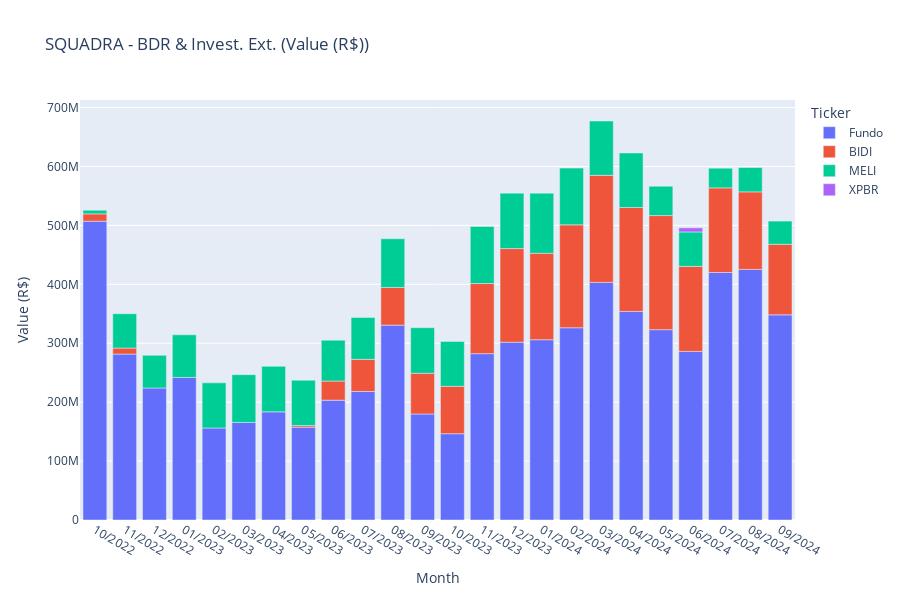
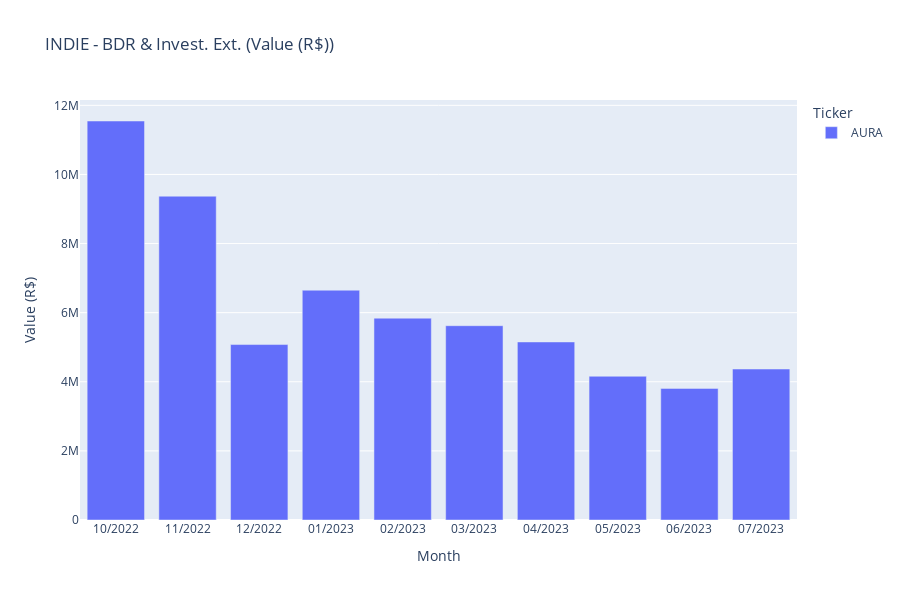
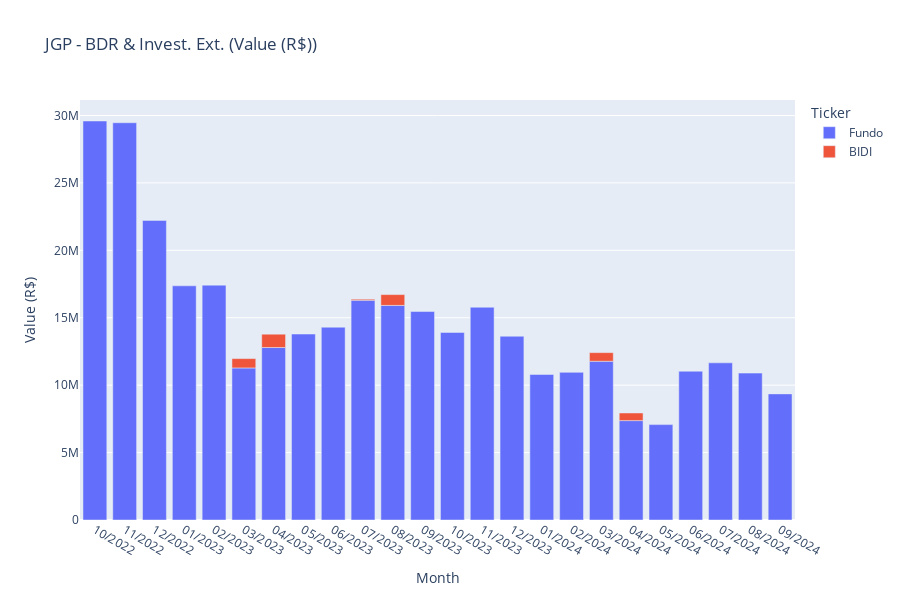
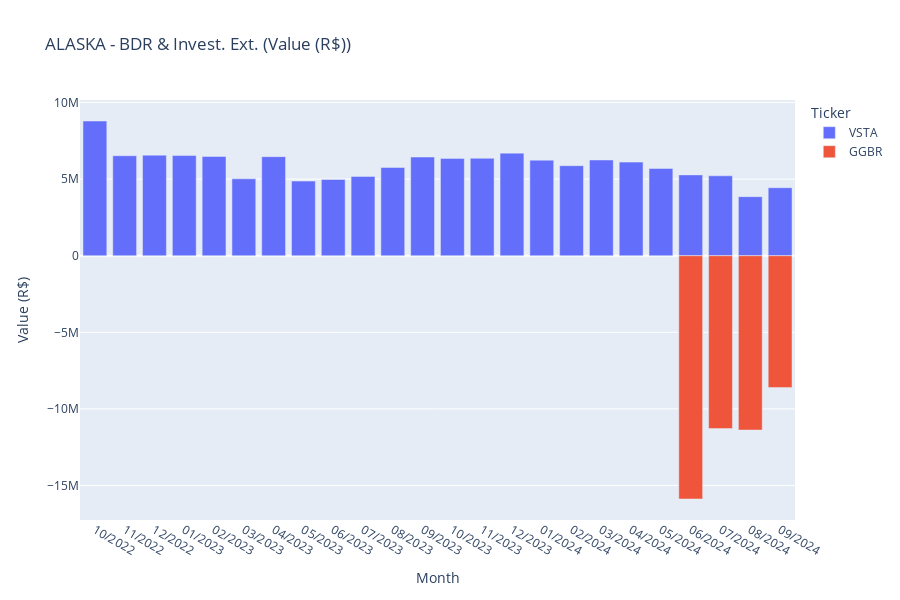

The notebook cell saved with these charts, in order:
### Code cell
def graph_per_fund(df, fund_name, value_type="value", investment_type=None):
    """
    Generate a graph showing the investment composition of a specific fund over time.
    
    Parameters:
    -----------
    df : polars.DataFrame
        The dataframe containing the investment data
    fund_name : str
        The name of the fund to analyze
    value_type : str, default="value"
        The column to use for values ("value" for absolute or "percentage" for percentage)
    investment_type : str or None, default=None
        Filter for specific investment type ("BDR", "Invest. Ext.", or None for both)
    """
    # Filter for the specified fund
    filtered_df = df.filter(pl.col("funds") == fund_name)
    
    # Apply investment type filter if specified
    if investment_type == "BDR":
        filtered_df = filtered_df.filter(pl.col("investment_type") == "BDR")
        type_title = "BDR"
    elif investment_type == "Invest. Ext.":
        filtered_df = filtered_df.filter(pl.col("investment_type") == "Invest. Ext.")
        type_title = "Invest. Ext."
    else:
        type_title = "BDR & Invest. Ext."
    
    # Set value type label for the title
    value_label = "Percentage" if value_type == "percentage" else "Value (R$)"
    
    # Group by month, ticker, and date_for_sort, sum the values
    monthly_ticker_sum = filtered_df.group_by(["month", "ticker", "date_for_sort"]).agg(
        pl.sum(value_type).alias("total_value")
    )
    
    # Convert to pandas for easier manipulation with plotly
    plot_df = monthly_ticker_sum.to_pandas()
    
    # Check if data exists
    if plot_df.empty:
        print(f"No data found for fund: {fund_name} with investment type: {type_title}")
        return None
    
    # Sort by date to ensure chronological order
    plot_df = plot_df.sort_values('date_for_sort')
    
    # Calculate the total value per ticker across all months
    ticker_totals = plot_df.groupby('ticker')['total_value'].sum().sort_values(ascending=False)
    
    # Get ordered list of tickers for the color assignment
    ordered_tickers = ticker_totals.index.tolist()
    
    # Create stacked bar chart with plotly
    fig = px.bar(
        plot_df,
        x="month",
        y="total_value",
        color="ticker",
        title=f'{fund_name} - {type_title} ({value_label})',
        labels={
            "month": "Month",
            "total_value": value_label,
            "ticker": "Ticker"
        },
        category_orders={
            "month": plot_df["month"].tolist(),  # Preserves chronological order
            "ticker": ordered_tickers,  # Use the custom order based on total values
        },
        height=600,
    )
    
    # Improve layout
    fig.update_layout(
        xaxis_title="Month",
        yaxis_title=value_label,
        legend_title="Ticker",
        barmode='relative',  # Use relative instead of stack to properly handle negative values
        hovermode="closest"
    )
    
    # Format hover info
    hover_format = "%{y:.2f}%" if value_type == "percentage" else "R$ %{y:,.2f}"
    fig.update_traces(
        hovertemplate="<b>%{x}</b><br>" +
                      "Ticker: %{fullData.name}<br>" +
                      f"Value: {hover_format}<br>"
    )
    
    # Show the plot
    fig.show()
    
    return None

for fund in df_peers["funds"].unique():
    graph_per_fund(df_peers, fund)

# Example usage
# graph_per_fund(df_peers, "VINLAND")
# graph_per_fund(df_peers, "Fund Name Here", "percentage")
# graph_per_fund(df_peers, "Fund Name Here", investment_type="BDR")

### Figure 1 — Plotly figure (JSON) as saved in the notebook; plotly's stock layout.template omitted (floating-point values rounded to 4 significant figures)
{"data": [{"alignmentgroup": "True", "hovertemplate": "<b>%{x}</b><br>Ticker: %{fullData.name}<br>Value: R$ %{y:,.2f}<br>", "legendgroup": "Fundo", "marker": {"color": "#636efa", "pattern": {"shape": ""}}, "name": "Fundo", "offsetgroup": "Fundo", "orientation": "v", "showlegend": true, "textposition": "auto", "type": "bar", "x": ["10/2022", "11/2022", "12/2022", "01/2023", "02/2023", "03/2023", "04/2023", "05/2023", "06/2023", "07/2023", "08/2023", "09/2023", "10/2023", "11/2023", "12/2023", "01/2024", "02/2024", "03/2024", "04/2024", "05/2024", "06/2024", "07/2024", "08/2024", "09/2024"], "xaxis": "x", "y": [507200000.0, 281600000.0, 224100000.0, 242000000.0, 156100000.0, 165600000.0, 183600000.0, 157500000.0, 203400000.0, 218200000.0, 330700000.0, 179900000.0, 146500000.0, 282300000.0, 301800000.0, 306000000.0, 326300000.0, 403300000.0, 354000000.0, 323000000.0, 286200000.0, 420100000.0, 425300000.0, 348200000.0], "yaxis": "y"}, {"alignmentgroup": "True", "hovertemplate": "<b>%{x}</b><br>Ticker: %{fullData.name}<br>Value: R$ %{y:,.2f}<br>", "legendgroup": "BIDI", "marker": {"color": "#EF553B", "pattern": {"shape": ""}}, "name": "BIDI", "offsetgroup": "BIDI", "orientation": "v", "showlegend": true, "textposition": "auto", "type": "bar", "x": ["10/2022", "11/2022", "05/2023", "06/2023", "07/2023", "08/2023", "09/2023", "10/2023", "11/2023", "12/2023", "01/2024", "02/2024", "03/2024", "04/2024", "05/2024", "06/2024", "07/2024", "08/2024", "09/2024"], "xaxis": "x", "y": [12420000.0, 10220000.0, 2737000.0, 32460000.0, 54530000.0, 63960000.0, 69110000.0, 80470000.0, 119000000.0, 158900000.0, 146800000.0, 174600000.0, 181600000.0, 176400000.0, 193700000.0, 144300000.0, 143600000.0, 131600000.0, 119800000.0], "yaxis": "y"}, {"alignmentgroup": "True", "hovertemplate": "<b>%{x}</b><br>Ticker: %{fullData.name}<br>Value: R$ %{y:,.2f}<br>", "legendgroup": "MELI", "marker": {"color": "#00cc96", "pattern": {"shape": ""}}, "name": "MELI", "offsetgroup": "MELI", "orientation": "v", "showlegend": true, "textposition": "auto", "type": "bar", "x": ["10/2022", "11/2022", "12/2022", "01/2023", "02/2023", "03/2023", "04/2023", "05/2023", "06/2023", "07/2023", "08/2023", "09/2023", "10/2023", "11/2023", "12/2023", "01/2024", "02/2024", "03/2024", "04/2024", "05/2024", "06/2024", "07/2024", "08/2024", "09/2024"], "xaxis": "x", "y": [6167000.0, 58250000.0, 55520000.0, 72320000.0, 76640000.0, 81120000.0, 77250000.0, 77020000.0, 69400000.0, 71050000.0, 82600000.0, 77380000.0, 76100000.0, 96840000.0, 94090000.0, 101900000.0, 96330000.0, 92270000.0, 92520000.0, 49810000.0, 58440000.0, 33380000.0, 41250000.0, 39370000.0], "yaxis": "y"}, {"alignmentgroup": "True", "hovertemplate": "<b>%{x}</b><br>Ticker: %{fullData.name}<br>Value: R$ %{y:,.2f}<br>", "legendgroup": "XPBR", "marker": {"color": "#ab63fa", "pattern": {"shape": ""}}, "name": "XPBR", "offsetgroup": "XPBR", "orientation": "v", "showlegend": true, "textposition": "auto", "type": "bar", "x": ["06/2024"], "xaxis": "x", "y": [6975000.0], "yaxis": "y"}], "layout": {"barmode": "relative", "height": 600, "hovermode": "closest", "legend": {"title": {"text": "Ticker"}, "tracegroupgap": 0}, "title": {"text": "SQUADRA - BDR & Invest. Ext. (Value (R$))"}, "xaxis": {"anchor": "y", "categoryarray": ["10/2022", "10/2022", "10/2022", "11/2022", "11/2022", "11/2022", "12/2022", "12/2022", "01/2023", "01/2023", "02/2023", "02/2023", "03/2023", "03/2023", "04/2023", "04/2023", "05/2023", "05/2023", "05/2023", "06/2023", "06/2023", "06/2023", "07/2023", "07/2023", "07/2023", "08/2023", "08/2023", "08/2023", "09/2023", "09/2023", "09/2023", "10/2023", "10/2023", "10/2023", "11/2023", "11/2023", "11/2023", "12/2023", "12/2023", "12/2023", "01/2024", "01/2024", "01/2024", "02/2024", "02/2024", "02/2024", "03/2024", "03/2024", "03/2024", "04/2024", "04/2024", "04/2024", "05/2024", "05/2024", "05/2024", "06/2024", "06/2024", "06/2024", "06/2024", "07/2024", "07/2024", "07/2024", "08/2024", "08/2024", "08/2024", "09/2024", "09/2024", "09/2024"], "categoryorder": "array", "domain": [0, 1], "title": {"text": "Month"}}, "yaxis": {"anchor": "x", "domain": [0, 1], "title": {"text": "Value (R$)"}}}}

### Figure 2 — Plotly figure (JSON) as saved in the notebook; plotly's stock layout.template omitted (floating-point values rounded to 4 significant figures)
{"data": [{"alignmentgroup": "True", "hovertemplate": "<b>%{x}</b><br>Ticker: %{fullData.name}<br>Value: R$ %{y:,.2f}<br>", "legendgroup": "AURA", "marker": {"color": "#636efa", "pattern": {"shape": ""}}, "name": "AURA", "offsetgroup": "AURA", "orientation": "v", "showlegend": true, "textposition": "auto", "type": "bar", "x": ["10/2022", "11/2022", "12/2022", "01/2023", "02/2023", "03/2023", "04/2023", "05/2023", "06/2023", "07/2023"], "xaxis": "x", "y": [11550000.0, 9370000.0, 5077000.0, 6650000.0, 5841000.0, 5623000.0, 5152000.0, 4160000.0, 3809000.0, 4369000.0], "yaxis": "y"}], "layout": {"barmode": "relative", "height": 600, "hovermode": "closest", "legend": {"title": {"text": "Ticker"}, "tracegroupgap": 0}, "title": {"text": "INDIE - BDR & Invest. Ext. (Value (R$))"}, "xaxis": {"anchor": "y", "categoryarray": ["10/2022", "11/2022", "12/2022", "01/2023", "02/2023", "03/2023", "04/2023", "05/2023", "06/2023", "07/2023"], "categoryorder": "array", "domain": [0, 1], "title": {"text": "Month"}}, "yaxis": {"anchor": "x", "domain": [0, 1], "title": {"text": "Value (R$)"}}}}

### Figure 3 — Plotly figure (JSON) as saved in the notebook; plotly's stock layout.template omitted (floating-point values rounded to 4 significant figures)
{"data": [{"alignmentgroup": "True", "hovertemplate": "<b>%{x}</b><br>Ticker: %{fullData.name}<br>Value: R$ %{y:,.2f}<br>", "legendgroup": "Fundo", "marker": {"color": "#636efa", "pattern": {"shape": ""}}, "name": "Fundo", "offsetgroup": "Fundo", "orientation": "v", "showlegend": true, "textposition": "auto", "type": "bar", "x": ["10/2022", "11/2022", "12/2022", "01/2023", "02/2023", "03/2023", "04/2023", "05/2023", "06/2023", "07/2023", "08/2023", "09/2023", "10/2023", "11/2023", "12/2023", "01/2024", "02/2024", "03/2024", "04/2024", "05/2024", "06/2024", "07/2024", "08/2024", "09/2024"], "xaxis": "x", "y": [29590000.0, 29460000.0, 22220000.0, 17370000.0, 17420000.0, 11280000.0, 12790000.0, 13790000.0, 14300000.0, 16300000.0, 15920000.0, 15460000.0, 13910000.0, 15780000.0, 13630000.0, 10790000.0, 10950000.0, 11770000.0, 7372000.0, 7074000.0, 11030000.0, 11660000.0, 10890000.0, 9353000.0], "yaxis": "y"}, {"alignmentgroup": "True", "hovertemplate": "<b>%{x}</b><br>Ticker: %{fullData.name}<br>Value: R$ %{y:,.2f}<br>", "legendgroup": "BIDI", "marker": {"color": "#EF553B", "pattern": {"shape": ""}}, "name": "BIDI", "offsetgroup": "BIDI", "orientation": "v", "showlegend": true, "textposition": "auto", "type": "bar", "x": ["03/2023", "04/2023", "07/2023", "08/2023", "03/2024", "04/2024"], "xaxis": "x", "y": [693900.0, 987200.0, 80850.0, 801600.0, 638900.0, 565900.0], "yaxis": "y"}], "layout": {"barmode": "relative", "height": 600, "hovermode": "closest", "legend": {"title": {"text": "Ticker"}, "tracegroupgap": 0}, "title": {"text": "JGP - BDR & Invest. Ext. (Value (R$))"}, "xaxis": {"anchor": "y", "categoryarray": ["10/2022", "11/2022", "12/2022", "01/2023", "02/2023", "03/2023", "03/2023", "04/2023", "04/2023", "05/2023", "06/2023", "07/2023", "07/2023", "08/2023", "08/2023", "09/2023", "10/2023", "11/2023", "12/2023", "01/2024", "02/2024", "03/2024", "03/2024", "04/2024", "04/2024", "05/2024", "06/2024", "07/2024", "08/2024", "09/2024"], "categoryorder": "array", "domain": [0, 1], "title": {"text": "Month"}}, "yaxis": {"anchor": "x", "domain": [0, 1], "title": {"text": "Value (R$)"}}}}

### Figure 4 — Plotly figure (JSON) as saved in the notebook; plotly's stock layout.template omitted (floating-point values rounded to 4 significant figures)
{"data": [{"alignmentgroup": "True", "hovertemplate": "<b>%{x}</b><br>Ticker: %{fullData.name}<br>Value: R$ %{y:,.2f}<br>", "legendgroup": "VSTA", "marker": {"color": "#636efa", "pattern": {"shape": ""}}, "name": "VSTA", "offsetgroup": "VSTA", "orientation": "v", "showlegend": true, "textposition": "auto", "type": "bar", "x": ["10/2022", "11/2022", "12/2022", "01/2023", "02/2023", "03/2023", "04/2023", "05/2023", "06/2023", "07/2023", "08/2023", "09/2023", "10/2023", "11/2023", "12/2023", "01/2024", "02/2024", "03/2024", "04/2024", "05/2024", "06/2024", "07/2024", "08/2024", "09/2024"], "xaxis": "x", "y": [8795000.0, 6528000.0, 6567000.0, 6539000.0, 6481000.0, 5021000.0, 6468000.0, 4873000.0, 4976000.0, 5179000.0, 5758000.0, 6443000.0, 6354000.0, 6361000.0, 6697000.0, 6240000.0, 5876000.0, 6251000.0, 6111000.0, 5698000.0, 5277000.0, 5218000.0, 3855000.0, 4440000.0], "yaxis": "y"}, {"alignmentgroup": "True", "hovertemplate": "<b>%{x}</b><br>Ticker: %{fullData.name}<br>Value: R$ %{y:,.2f}<br>", "legendgroup": "GGBR", "marker": {"color": "#EF553B", "pattern": {"shape": ""}}, "name": "GGBR", "offsetgroup": "GGBR", "orientation": "v", "showlegend": true, "textposition": "auto", "type": "bar", "x": ["06/2024", "07/2024", "08/2024", "09/2024"], "xaxis": "x", "y": [-15880000.0, -11290000.0, -11380000.0, -8609000.0], "yaxis": "y"}], "layout": {"barmode": "relative", "height": 600, "hovermode": "closest", "legend": {"title": {"text": "Ticker"}, "tracegroupgap": 0}, "title": {"text": "ALASKA - BDR & Invest. Ext. (Value (R$))"}, "xaxis": {"anchor": "y", "categoryarray": ["10/2022", "11/2022", "12/2022", "01/2023", "02/2023", "03/2023", "04/2023", "05/2023", "06/2023", "07/2023", "08/2023", "09/2023", "10/2023", "11/2023", "12/2023", "01/2024", "02/2024", "03/2024", "04/2024", "05/2024", "06/2024", "06/2024", "07/2024", "07/2024", "08/2024", "08/2024", "09/2024", "09/2024"], "categoryorder": "array", "domain": [0, 1], "title": {"text": "Month"}}, "yaxis": {"anchor": "x", "domain": [0, 1], "title": {"text": "Value (R$)"}}}}
